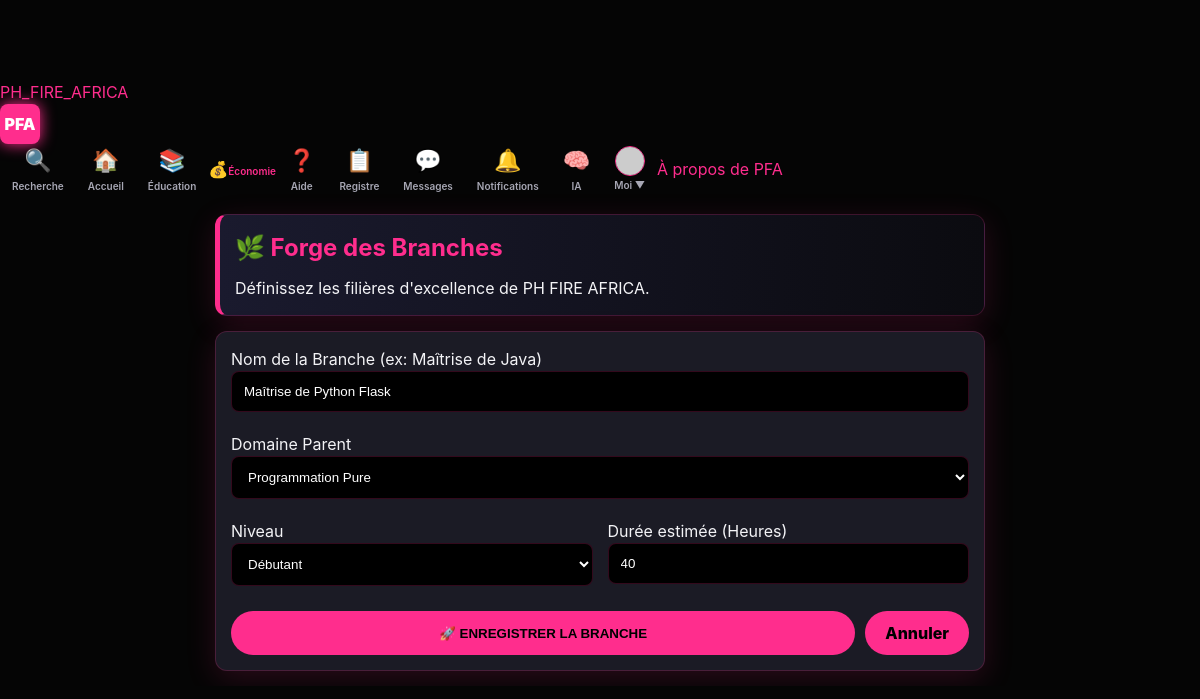
Page /academie/branches/1 (signed in) on the committed database.
### tables this page shows
CREATE TABLE curriculums (id INTEGER PRIMARY KEY AUTOINCREMENT, domain_id INT REFERENCES domains(id), titre VARCHAR(200), niveau VARCHAR(50), duree INT);

CREATE TABLE domains (id INTEGER PRIMARY KEY AUTOINCREMENT, nom VARCHAR(100), description TEXT);

### app.py (the view, shortened to what this page needs)
    @app.route("/academie/branches", methods=["GET", "POST"])
    @app.route("/academie/branches/<int:c_id>", methods=["GET", "POST"])
    @login_required
    def forge_branches(c_id=None):
        me = current_user()
        if me['username'] != 'frere': # Sécurité Fondateur
            flash("Accès réservé à l'Architecte.", "error")
            return redirect(url_for('feed'))
        curriculum = None
        if c_id:
            curriculum = db_one("SELECT * FROM curriculums WHERE id=?", (c_id,))
        domaines = db_all("SELECT * FROM domains")
        return render_template("academie/forge_branches.html", curriculum=curriculum, domaines=domaines)

### templates/academie/forge_branches.html (shortened to what this page needs)
{% extends "base.html" %}
{% block content %}
<div class="container" style="max-width: 800px; margin-top: 20px;">
    <div class="card" style="border-left: 5px solid var(--accent); background: linear-gradient(to right, #1a1a2e, #0b0b10);">
        <h2 style="color: var(--accent);">🌿 Forge des Branches</h2>
        <p class="muted">Définissez les filières d'excellence de PH FIRE AFRICA.</p>
    </div>
    <form method="post" class="card">
        <label class="muted small">Nom de la Branche (ex: Maîtrise de Java)</label>
        <input type="text" name="titre" value="{{ curriculum.titre if curriculum else '' }}" placeholder="Ex: Développement Web HTML/CSS" required
               style="width: 100%; padding: 12px; background: #000; color: white; border: 1px solid var(--border); border-radius: 8px; margin-bottom: 20px;">
        <label class="muted small">Domaine Parent</label>
        <select name="domain_id" style="width: 100%; padding: 12px; background: #000; color: white; border: 1px solid var(--border); border-radius: 8px; margin-bottom: 20px;">
            {% for d in domaines %}
            <option value="{{ d.id }}" {% if curriculum and curriculum.domain_id == d.id %}selected{% endif %}>
                {{ d.nom }}
            </option>
            {% endfor %}
        </select>
        <div style="display: grid; grid-template-columns: 1fr 1fr; gap: 15px;">
            <div>
                <label class="muted small">Niveau</label>
                <select name="niveau" style="width: 100%; padding: 12px; background: #000; color: white; border: 1px solid var(--border); border-radius: 8px;">
                    <option {% if curriculum and curriculum.niveau == 'Débutant' %}selected{% endif %}>Débutant</option>
                </select>
            </div>
            <div>
                <label class="muted small">Durée estimée (Heures)</label>
                <input type="number" name="duree" value="{{ curriculum.duree if curriculum else '10' }}" style="width: 100%; padding: 12px; background: #000; color: white; border: 1px solid var(--border); border-radius: 8px;">
            </div>
        </div>
        <div style="margin-top: 25px; display: flex; gap: 10px;">
            <button type="submit" class="btn" style="flex: 1;">🚀 ENREGISTRER LA BRANCHE</button>
            <a href="{{ url_for('academie_home') }}" class="btn btn-ghost">Annuler</a>
        </div>
    </form>
</div>
{% endblock %}

### static/style.css (style rules this page uses)
:root { --bg: #050505; --panel: #1b1b25; --panel-glass: rgba(27, 27, 37, 0.98); --accent: #ff2d8d; --accent-dark: #e2316c; --text-main: #f3f3f6; --muted: #a7a7b4; --border: rgba(255, 45, 141, 0.2); --radius: 12px; --shadow: 0 8px 30px rgba(255, 45, 141, 0.15); --nav-height: 65px; }
* { box-sizing: border-box; margin: 0; padding: 0; }
html, body { width: 100%; max-width: 100vw; overflow-x: hidden; background-color: var(--bg); color: var(--text-main); font-family: 'Inter', system-ui, sans-serif; line-height: 1.5; }
body { padding-top: calc(var(--nav-height) + 15px); }
a { color: var(--accent); text-decoration: none; transition: 0.3s; }
h1, h2, h3, h4 { color: var(--accent); margin-bottom: 10px; }
.container { max-width: 1128px; margin: 0 auto; padding: 0 15px; }
.card { background: var(--panel); border: 1px solid var(--border); border-radius: var(--radius); padding: 15px; margin-bottom: 15px; box-shadow: var(--shadow); }
.btn { background: var(--accent); color: #000; padding: 10px 20px; border-radius: 30px; font-weight: 800; border: none; cursor: pointer; }

### rows in the picture
curriculums: titre "Maîtrise de Python Flask", domain_id "Programmation Pure", duree "40"
